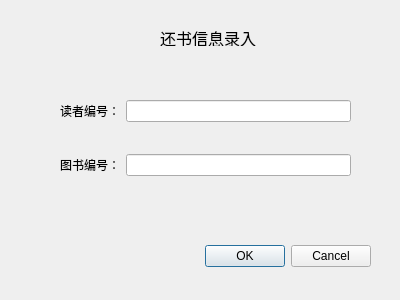
<?xml version="1.0" encoding="UTF-8"?>
<ui version="4.0">
 <class>Dialog_return</class>
 <widget class="QDialog" name="Dialog_return">
  <property name="geometry">
   <rect>
    <x>0</x>
    <y>0</y>
    <width>400</width>
    <height>300</height>
   </rect>
  </property>
  <property name="windowTitle">
   <string>Dialog</string>
  </property>
  <widget class="QDialogButtonBox" name="buttonBox">
   <property name="geometry">
    <rect>
     <x>30</x>
     <y>240</y>
     <width>341</width>
     <height>32</height>
    </rect>
   </property>
   <property name="orientation">
    <enum>Qt::Horizontal</enum>
   </property>
   <property name="standardButtons">
    <set>QDialogButtonBox::Cancel|QDialogButtonBox::Ok</set>
   </property>
  </widget>
  <widget class="QLabel" name="label">
   <property name="geometry">
    <rect>
     <x>160</x>
     <y>30</y>
     <width>101</width>
     <height>16</height>
    </rect>
   </property>
   <property name="font">
    <font>
     <pointsize>12</pointsize>
    </font>
   </property>
   <property name="text">
    <string>还书信息录入</string>
   </property>
  </widget>
  <widget class="QWidget" name="layoutWidget">
   <property name="geometry">
    <rect>
     <x>60</x>
     <y>100</y>
     <width>291</width>
     <height>101</height>
    </rect>
   </property>
   <layout class="QFormLayout" name="formLayout">
    <item row="0" column="0">
     <widget class="QLabel" name="label_2">
      <property name="text">
       <string>读者编号：</string>
      </property>
     </widget>
    </item>
    <item row="0" column="1">
     <widget class="QLineEdit" name="lineEdit"/>
    </item>
    <item row="2" column="0">
     <widget class="QLabel" name="label_3">
      <property name="text">
       <string>图书编号：</string>
      </property>
     </widget>
    </item>
    <item row="2" column="1">
     <widget class="QLineEdit" name="lineEdit_2"/>
    </item>
    <item row="1" column="1">
     <spacer name="horizontalSpacer">
      <property name="orientation">
       <enum>Qt::Horizontal</enum>
      </property>
      <property name="sizeHint" stdset="0">
       <size>
        <width>40</width>
        <height>20</height>
       </size>
      </property>
     </spacer>
    </item>
   </layout>
  </widget>
 </widget>
 <resources/>
 <connections>
  <connection>
   <sender>buttonBox</sender>
   <signal>accepted()</signal>
   <receiver>Dialog_return</receiver>
   <slot>accept()</slot>
   <hints>
    <hint type="sourcelabel">
     <x>248</x>
     <y>254</y>
    </hint>
    <hint type="destinationlabel">
     <x>157</x>
     <y>274</y>
    </hint>
   </hints>
  </connection>
  <connection>
   <sender>buttonBox</sender>
   <signal>rejected()</signal>
   <receiver>Dialog_return</receiver>
   <slot>reject()</slot>
   <hints>
    <hint type="sourcelabel">
     <x>316</x>
     <y>260</y>
    </hint>
    <hint type="destinationlabel">
     <x>286</x>
     <y>274</y>
    </hint>
   </hints>
  </connection>
 </connections>
</ui>
